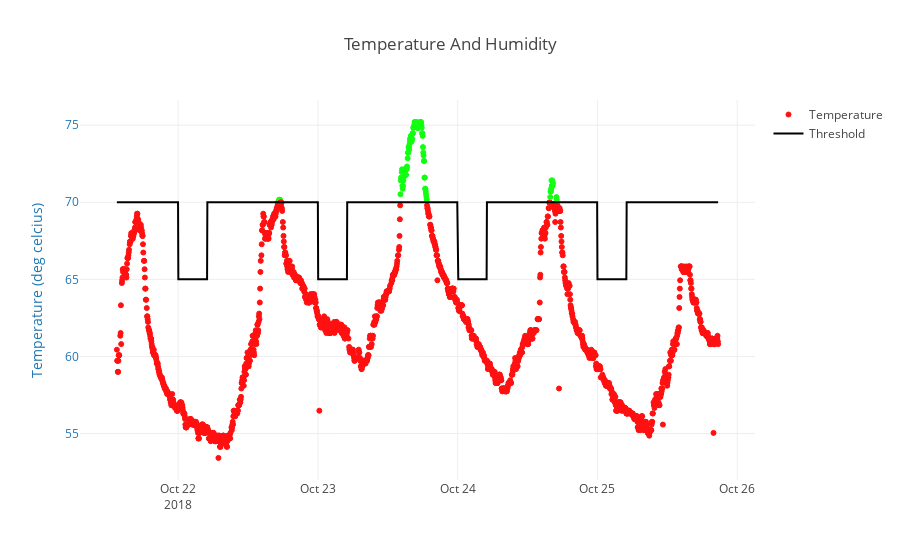

Here is the notebook cell this chart was saved with:
### Markdown cell above
Baltimore County

(b) Heating facilities. (1) Except as provided in paragraph (2) of this subsection, during the period from October 15 to April 15, the property owner shall supply each housing unit with heat or heating equipment that is capable of supplying sufficient heat to maintain a room temperature of not less than: (i) 65 degrees Fahrenheit in all habitable areas during the hours between 6:30 a.m. and 11:30 p.m. of each day; and (ii) 60 degrees Fahrenheit during other hours. (2) When the exterior temperature falls below zero degrees Fahrenheit, a minimum room temperature of 60 degrees Fahrenheit shall be maintained or capable of being maintained at all times. (3) The temperature shall be measured at a point 3 feet above the floor and 3 feet from exterior walls.

### Code cell
## plot temperature and humidity on same plot

import time
import pandas as pd
from plotly.offline import download_plotlyjs, init_notebook_mode, plot, iplot
import plotly.graph_objs as go

# initialize plotly to plot inside of Jupyter notebook
init_notebook_mode(connected=True)

import urllib2 # python 2
from StringIO import StringIO # python 2

# 1) either, read the data from a url (this will only work when on Hopkins network)
url = 'http://192.168.1.19:5010/environmentlog'
response = urllib2.urlopen(url)
html = response.read() # this is full text of the log file
html = StringIO(html)
df = pd.read_csv(html)

# 2) or, load a local copy of fridge.log into a pandas dataframe
#filePath = 'fridge.log'
#df = pd.read_csv(filePath)
#

# construct a plotly friendly date/time, format is 'yyyy-mm-dd HH:MM:SS'
# we will append a new column to df called 'DateTime'
def tmpFunc(now):
    return time.strftime('%Y-%m-%d %H:%M:%S', time.localtime(now))
                         
df['DateTime'] = df['Seconds'].apply(lambda x: tmpFunc(x))

# home, apply nightime (62f) and daytime (68f) 
'''
From 6 am to 10 pm: If the outside temperature falls below 55 degrees, the inside temperature must be at least 68 degrees everywhere in your apartment.
From 10 pm to 6 am: As of October 1, 2017, the inside temperature must be at least 62 degrees everywhere in your apartment regardless of the outside temperature.
'''
def tmpFunc2(now):
    hour = float(time.strftime('%H', time.localtime(now)))
    if hour >= 5 and hour<24:
        return 65 #70 #65 # 20 deg c
    else:
        return 60 #65 # 60 #16.6667 deg c
df['threshold'] = df['Seconds'].apply(lambda x: tmpFunc2(x))
mythreshold = df[['threshold']]
mythreshold2 = mythreshold.iloc[:]['threshold']

# home
# celcius to farenheight, (0°C × 9/5) + 32 = 32°F
def c2f(c):
    return (c * 9.0/5.0) + 32.0
df['farenheight'] = df['Temperature'].apply(lambda x: c2f(x))

df['color'] = ""
goodCount = 0.0
badCount = 0.0
for index, row in df.iterrows():
    #seconds = row['Seconds']
    #hour = int(int(time.strftime('%H', time.localtime(seconds))))
    if row['farenheight'] > row['threshold']:
        df.at[index,'color'] = 'rgb(17, 255, 17)' # green
        goodCount += 1
    else:
        df.at[index,'color'] = 'rgb(255, 17, 17)' # red
        badCount += 1
    # strip out bad readings
    if row['farenheight'] < 51:
            df.at[index,'farenheight'] = None
# % of reading that are good
print 'percent of time inside temperature is legal:', goodCount / (goodCount+badCount) * 100

farenheight = df[['farenheight']]
farenheight2 = farenheight.iloc[:]['farenheight']
# end home

# extact columns (these are not raw numbers yet)
myDateTime = df[['DateTime']]
myTemperature = df[['Temperature']]
myHumidity = df[['Humidity']]

# get the actual numbers from each column
myDateTime2 = myDateTime.iloc[:]['DateTime']
myTemperature2 = myTemperature.iloc[:]['Temperature'] * 100 # (0°C × 9/5) + 32 = 32°F
myHumidity2 = myHumidity.iloc[:]['Humidity']


# set up two traces to plot in plotly
trace1 = go.Scatter(
    x=myDateTime2,
    y=farenheight2,
    name='Temperature',
    mode='markers',
    marker= dict(size= 5,
                line= dict(width=1, color=df['color']),
                color= df['color'],
                opacity= 1
                )
)
trace2 = go.Scatter(
    x=myDateTime2,
    y=myHumidity2,
    name='Humidity',
    yaxis='y2'
)

# home
trace2 = go.Scatter(
    x=myDateTime2,
    y=mythreshold2,
    marker= dict(size= 5,
                line= dict(width=1, color='#000000'),
                color= '#000000',
                opacity= 1
                ),
    name='Threshold'
)

data = [trace1, trace2]

# make a plotly layout
layout = go.Layout(
    title='Temperature And Humidity',
    yaxis=dict(
        title='Temperature (deg celcius)',
        titlefont=dict(
            # this is same as default plot color #1
            color='#1f77b4'
        ),
        tickfont=dict(
            # this is same as default plot color #1
            color='#1f77b4'
        )
    ),
    yaxis2=dict(
        title='Humidity (%)',
        #titlefont=dict(
        #    color='rgb(148, 103, 189)'
        #),
        #tickfont=dict(
        #    color='rgb(148, 103, 189)'
        #),
        titlefont=dict(
            # this is same as default plot color #2
            color='#ff7f0e'
        ),
        tickfont=dict(
            # this is same as default plot color #2
            color='#ff7f0e'
        ),
        overlaying='y',
        side='right'
    )
)

# plot with plotly
fig = go.Figure(data=data, layout=layout)
plot_url = iplot(fig, filename='multiple-axes-double')

### Figure 1 — Plotly figure (JSON) as saved in the notebook; plotly's stock layout.template omitted (floating-point values rounded to 4 significant figures; data arrays with more than 128 entries replaced by an {"elided": "..."} marker saying what was removed)
{"data": [{"marker": {"color": {"elided": "1808 str values"}, "line": {"color": {"elided": "1808 str values"}, "width": 1}, "opacity": 1, "size": 5}, "mode": "markers", "name": "Temperature", "type": "scatter", "x": {"elided": "1808 str values"}, "y": {"elided": "1808 float values"}}, {"marker": {"color": "#000000", "line": {"color": "#000000", "width": 1}, "opacity": 1, "size": 5}, "name": "Threshold", "type": "scatter", "x": {"elided": "1808 str values"}, "y": {"elided": "1808 int values"}}], "layout": {"title": "Temperature And Humidity", "yaxis": {"tickfont": {"color": "#1f77b4"}, "title": "Temperature (deg celcius)", "titlefont": {"color": "#1f77b4"}}, "yaxis2": {"overlaying": "y", "side": "right", "tickfont": {"color": "#ff7f0e"}, "title": "Humidity (%)", "titlefont": {"color": "#ff7f0e"}}}}
